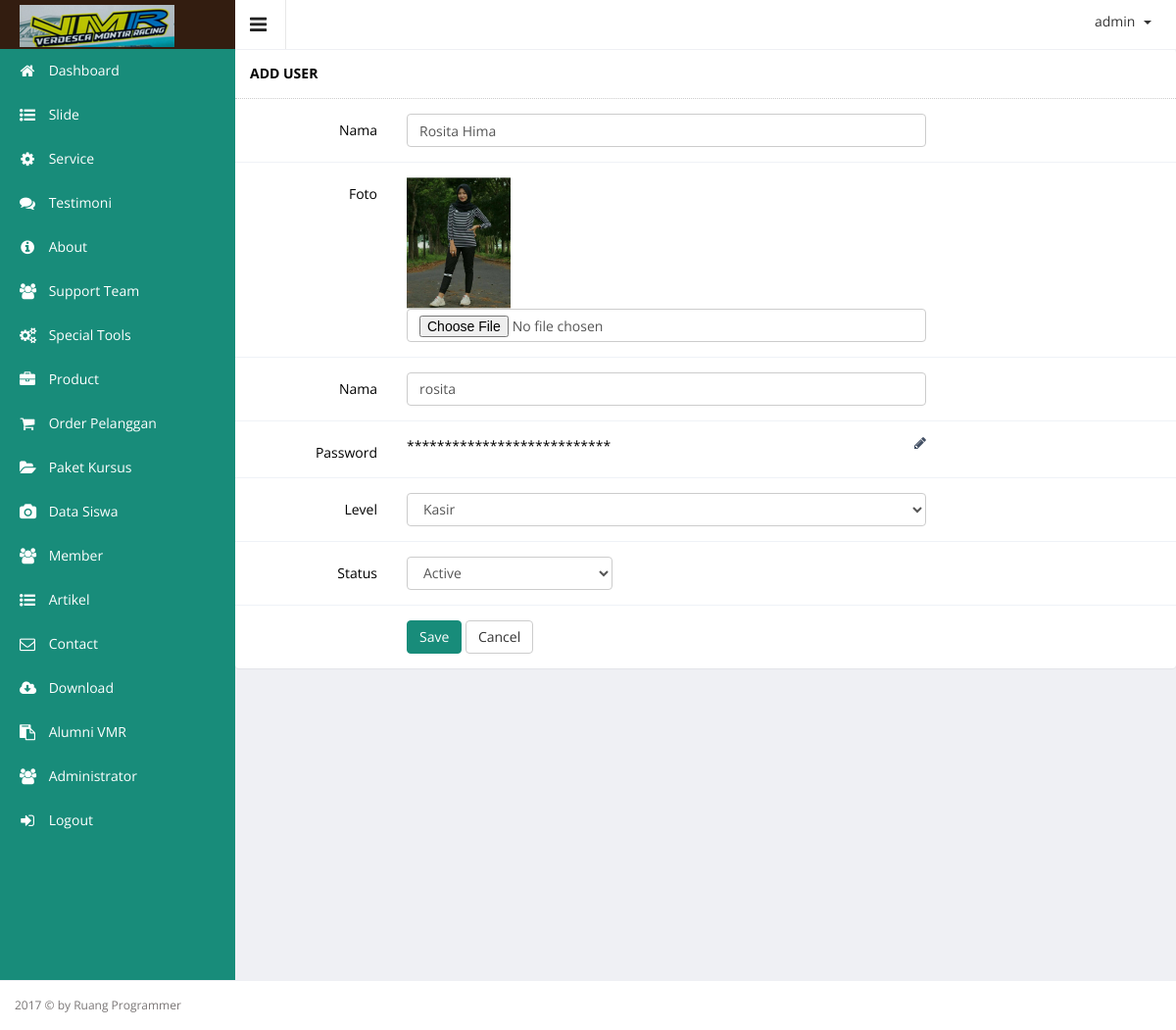
Screenshot of /admin/index.php?hal=master/user/edit&id=46 (signed in) with the database file from the repository.
### tables this page shows
CREATE TABLE `user` (
  `user_id` int(10) NOT NULL,
  `user_foto` text,
  `user_name` varchar(255) DEFAULT NULL,
  `user_username` varchar(40) NOT NULL,
  `user_password` varchar(250) NOT NULL,
  `user_level` varchar(200) NOT NULL,
  `user_create_date` datetime DEFAULT NULL,
  `user_status` enum('N','Y') NOT NULL
);

### admin/master/user/edit.php (the view, shortened to what this page needs)
<?php
$id = $_GET['id'];
$queryRowUser = mysql_query("SELECT * FROM user WHERE user_id = '" . $id . "'");
$rowUser = mysql_fetch_array($queryRowUser);
?>
<section class="panel">
    <header class="panel-heading">
        ADD USER
    </header>
    <div class="panel-body">
        <div class=" form">
            <form class="cmxform form-horizontal adminex-form" id="commentForm" method="POST"
                  enctype="multipart/form-data" action="">
                <div class="form-group ">
                    <label for="cname" class="control-label col-lg-2">Nama </label>
                    <div class="col-lg-7">
                        <input class=" form-control" id="cname" name="user_name"  type="text"
                               value="<?php echo $rowUser['user_name'] ?>"/>
                    </div>
                </div>
                <div class="form-group ">
                    <label for="cname" class="control-label col-lg-2">Foto</label>
                    <div class="col-lg-7">
                        <img src="assets/images/user/<?php echo $rowUser['user_foto']; ?>" width="20%">
                        <input class=" form-control" id="cname" name="user_foto" type="file"
                               value="<?php echo $rowUser['user_foto'] ?>"/>
                    </div>
                </div>
                <div class="form-group ">
                    <label for="cname" class="control-label col-lg-2">Nama </label>
                    <div class="col-lg-7">
                        <input class=" form-control" id="cname" name="user_username" type="text"
                               value="<?php echo $rowUser['user_username'] ?>"/>
                    </div>
                </div>
                <div class="form-group ">
                    <label for="cname" class="control-label col-lg-2">Password</label>
                    <div class="col-lg-7"> ***************************
                        <i class="fa fa-pencil pull-right" data-toggle="modal" data-target="#myModal"
                           style="color: #424f63;"></i>
                    </div>
                </div>
                <div class="form-group ">
                    <label for="cemail" class="control-label col-lg-2">Level</label>
                    <div class="col-lg-7">
                        <select name="user_level" class="form-control ">
                            <?php if ($rowUser['user_level'] == 'admin') { ?>
                                <option value="admin" selected="">Admin</option>
                                <option value="kasir">Kasir</option>
                                <option value="manager">Manager</option>
                            <?php } elseif ($rowUser['user_level'] == 'kasir') { ?>
                                <option value="kasir" selected="">Kasir</option>
                            <?php } elseif ($rowUser['user_level'] == 'manager') { ?>
                                <option value="admin">Admin</option>
                                <option value="kasir">Kasir</option>
                                <option value="manager" selected="">Manager</option>
                            <?php }else{ ?>
                                <option value="admin">Admin</option>
                                <option value="manager">Kasir</option>
                                <option value="manager" selected="">Manager</option>
                           <?php } ?>
                        </select>
                    </div>
                </div>
                <div class="form-group ">
                    <label for="cemail" class="control-label col-lg-2">Status</label>
                    <div class="col-lg-3">
                        <select name="user_status" class="form-control ">
                            <?php
                            if ($rowUser['user_status'] == 'Y') {
                                ?>
                                <option value="Y" selected="">Active</option>
                                <?php
                            } else {
                                ?>
                                <option value="Y">Active</option>
                                <option value="N">Not Active</option>
                                <?php
                            }
                            ?>
                        </select>
                    </div>
                </div>
                <div class="form-group">
                    <div class="col-lg-offset-2 col-lg-7">
                        <button class="btn btn-primary" type="submit" name="ubah">Save</button>
                        <a href="?hal=master/user/list">
                            <button class="btn btn-default" type="button">Cancel</button>
                        </a>
                    </div>
                </div>
            </form>
        </div>
    </div>
</section>
</div>

### rows the page displays
user: user_name "Rosita Hima", user_foto (picture), user_username "rosita", user_level "Kasir", user_status "Active"

### other values shown
$_SESSION['username'] "admin"
